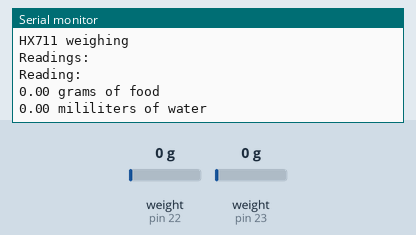
This sketch was run on a simulated Arduino Mega 2560, built with avr-gcc and run on an emulated ATmega2560. On the bench: the last lines printed to the serial monitor. The test bench sets the inputs (shaded band); at power-on: weight on the scale (sensors on pin 22, pin 23) 0 g.

Above: at 3.2 s.
3.3 s: weight on the scale (sensor on pin 22) set to 100 g
At 3.36 s:
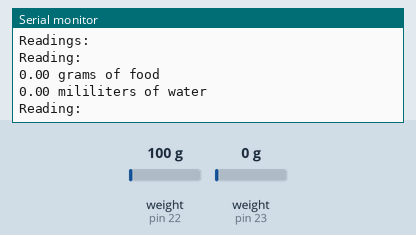
4.9 s: weight on the scale (sensor on pin 23) set to 100 g
At 6.3 s:
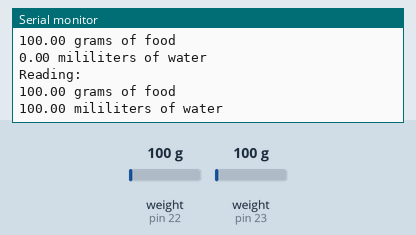
6.5 s: weight on the scale (sensor on pin 22) set to 1250 g
At 7.5 s:
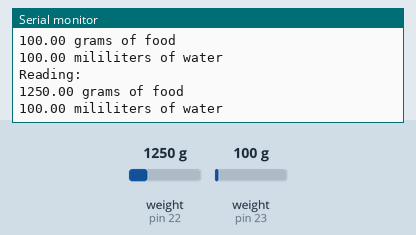
8.1 s: weight on the scale (sensor on pin 23) set to 1250 g
At 9.0 s:
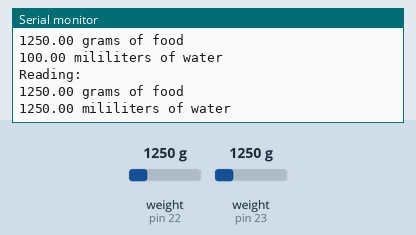
Timing chart, 0 to 10.7 s (numbered marks = the images above; inputs shaded):
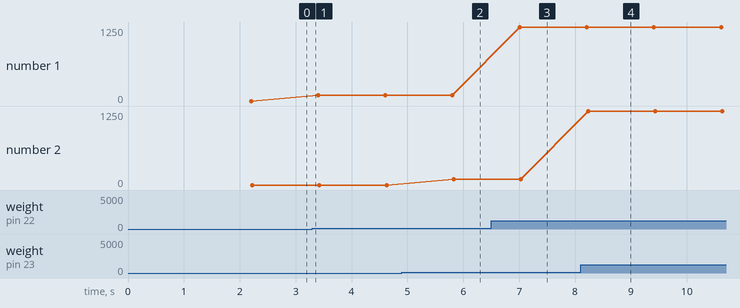

Measured:
- after the input at 4.9 s, the serial monitor: prints a new line after 0.93 s (image 2)
- after the input at 6.5 s, the serial monitor: prints a new line after 0.51 s (image 3)
- after the input at 8.1 s, the serial monitor: prints a new line after 0.13 s (image 4)
- plotted number 1: 0 → 100 after the input at 3.3 s, 100 → 1250 after the input at 6.5 s

The sketch:

loadCell.ino
```cpp
#include "HX711.h"

HX711 scaleFood(22, 21);
HX711 scaleWater(23, 19);

// calibration factor for 1kg scale for food is -900
// calibration factor for 1kg scale for water is -1000
float calibration_factor_scaleFood = -900;
float calibration_factor_scaleWater = -1000;
float unitsFood;
float ouncesFood;
float unitsWater;
float ouncesWater;

void setup() {
  Serial.begin(9600);
  Serial.println("HX711 weighing");
  scaleFood.set_scale(calibration_factor_scaleFood);
  scaleFood.tare();  // Reset the scale to 0
  scaleWater.set_scale(calibration_factor_scaleWater);
  scaleWater.tare();  // Reset the scale to 0
  Serial.println("Readings: ");
}

void loop() {
  Serial.println("Reading: ");
  unitsFood = scaleFood.get_units(), 10;
  unitsWater = scaleWater.get_units(), 10;
  if (unitsFood < 0) {
    unitsFood = 0.00;
  }
  if (unitsWater < 0) {
    unitsWater = 0.00;
  }
  ouncesFood = unitsFood * 0.035274;
  ouncesWater = unitsWater * 0.035274;
  Serial.print(unitsFood);
  Serial.println(" grams of food");
  Serial.print(unitsWater);
  Serial.println(" mililiters of water");
  delay(1000);
}
```
